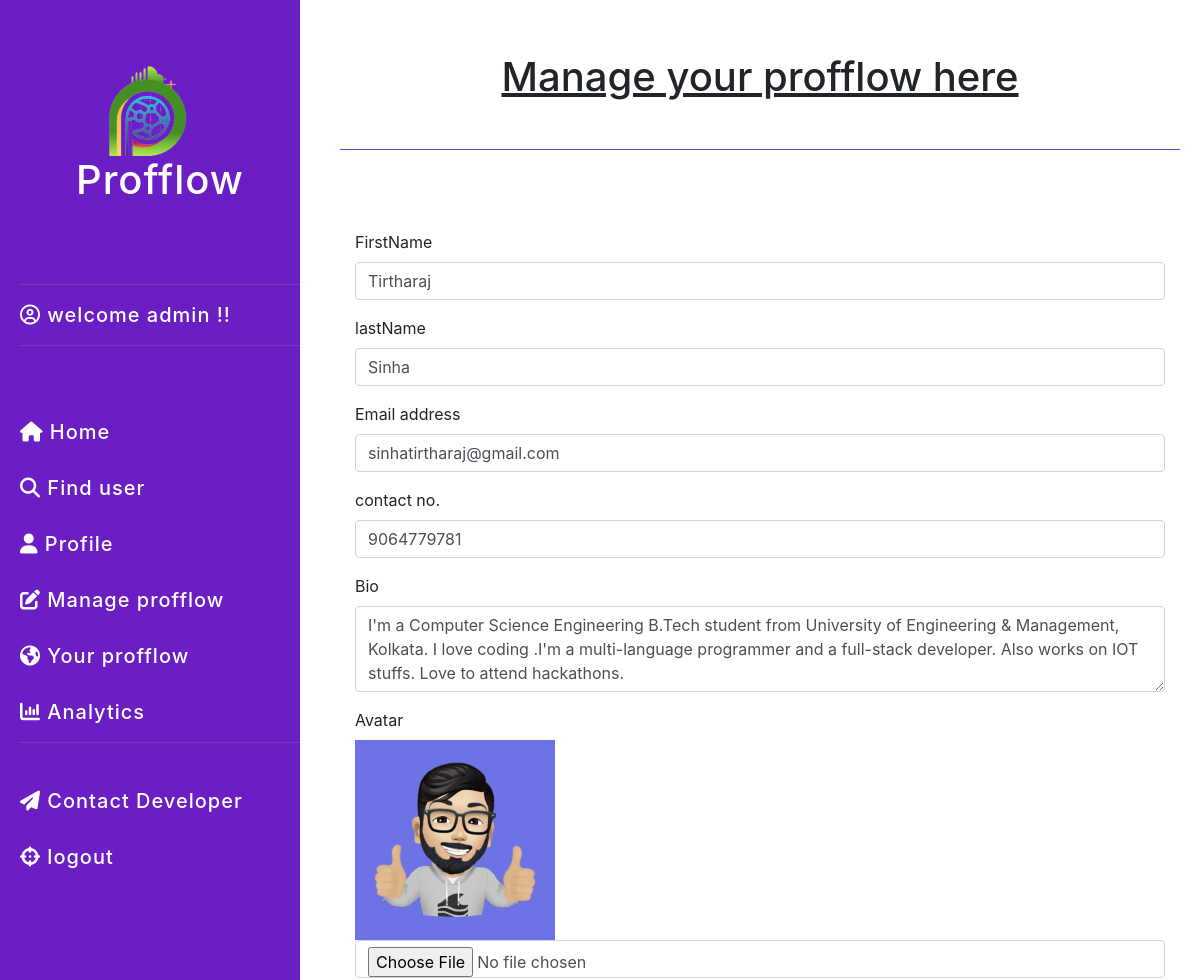
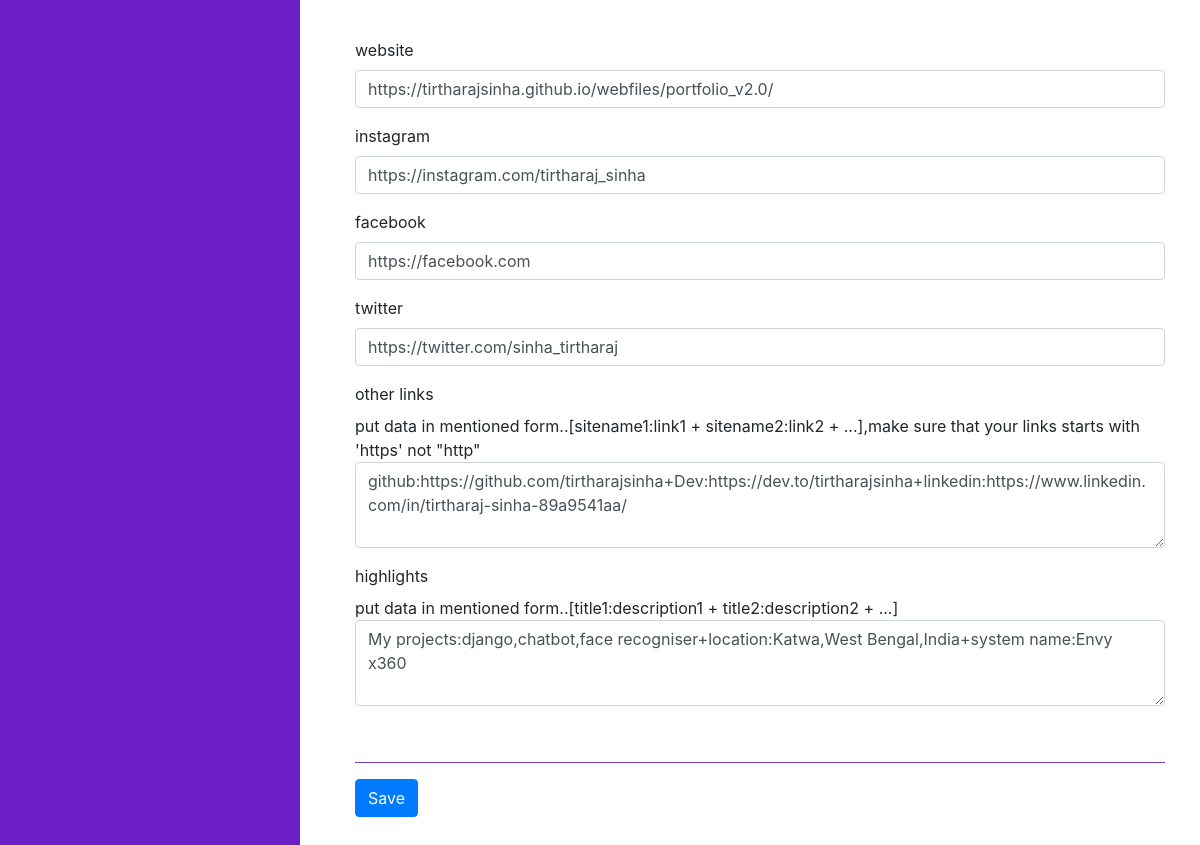
The page /user/update (signed in) on the database its author committed (2 pictures, top to bottom).
### home/models.py (models this page shows, shortened)
class userdetail(models.Model):
    username=models.CharField(max_length=112)
    firstname=models.CharField(max_length=112)
    lastname=models.CharField(max_length=112)
    email=models.CharField(max_length=112)
    phone=models.CharField(max_length=12,default="")
    bio=models.TextField()
    pic=models.ImageField(default="",upload_to="profiles")
    website=models.CharField(max_length=112,default="")
    instagram=models.CharField(max_length=112,default="https://instagram.com")
    facebook=models.CharField(max_length=112,default="https://facebook.com")
    twitter=models.CharField(max_length=112,default="https://twitter.com")
    other=models.TextField(default="")
    highlight=models.TextField(default="")
    objects = models.Manager()

### home/views.py (the view, shortened to what this page needs)
# urls.py: path("user/update",views.update,name="update"),
def update(request):
    if request.user.is_anonymous:
        return redirect("/user/login")
    data = userdetail.objects.all()
    userlist = data.values_list("username")
    myuser = str(request.user)
    userid = -1
    print(myuser, ".........", type(myuser))
    for i in range(len(userlist)):
        print(userlist[i][0], type(userlist[i][0]))
        if userlist[i][0] == myuser:
            userid = i
            break
    if userid == -1:
        return render(request, "data-uploader.html")
    dataid=data[userid].id
    print("found", userid)
    print(data[userid].id)
    print(type(data[userid].id))
    userdata = data[userid]
    return render(request, "update.html", {"data": userdata})

### template/update.html (shortened to what this page needs)
<!DOCTYPE html>
<html lang="en">
<head>
    <link rel="stylesheet" href="https://stackpath.bootstrapcdn.com/bootstrap/4.5.2/css/bootstrap.min.css"
>
    <link rel="stylesheet" href="https://cdnjs.cloudflare.com/ajax/libs/font-awesome/4.7.0/css/font-awesome.min.css">
</head>
<body>
    <div class="divider">
        <div class="sidenav">
            <br><br>
            <h1 class="text-center hider"><img src="/static/profflow logo.png" alt="" height="100px"><br>Profflow</h1><br><br>
            <hr>
            <i class="far fa-user-circle" title="{{ user.get_username }}"> </i>
            <p class="user"> welcome {{ user.get_username }} !!</p>
            <hr><br><br>
            <a href="/"><i class="fa fa-home"></i>
                <p class="hider"> Home</p><a><br><br>
                    <a href="/user/search"><i class="fa fa-search"></i>
                        <p class="hider"> Find user</p>
                    </a><br><br>
                    <a href="/user/"><i class="fa fa-user"></i>
                        <p class="hider"> Profile</p>
                    </a><br><br>
                    <a href="/user/update"><i class="fas fa-edit"></i>
                        <p class="hider"> Manage profflow</p>
                    </a><br><br>
                    <a href="/{{ user.get_username }}"><i class="fa fa-globe"> </i>
                        <p class="hider">Your profflow</p>
                    </a><br><br>
                    <a href="/user/analytics"><i class="fa fa-bar-chart-o"> </i>
                        <p class="hider">Analytics</p>
                    </a><br>
                    <hr><br>
                    <a href="https://tirtharajsinha.github.io/webfiles/portfolio_v2.0/"><i class="fa fa-paper-plane"> </i>
                        <p> Contact Developer</p>
                    </a><br><br>
                    <a href="/user/logout"><i class="fa fa-crosshairs"></i>
                        <p> logout</p>
                    </a>
        </div>
        <div class="formside">
            <div class="container-fluid my-0 px-0 mb-3 mt-5">
                <h1 class="text-center"><u>Manage your profflow here </u></h1><br>
                <hr><br>
            </div><br>
            <div class="container pd-4 mb-5">
                <form method="POST" action="update" enctype="multipart/form-data">
                    <div class="form-group">
                        <label for="firstname">FirstName</label>
                        <input type="text" class="form-control" id="firstname" name="firstname"
                            value="{{data.firstname}}" placeholder="Enter your firstname" required>
                    </div>
                    <div class="form-group">
                        <label for="Lastname">lastName</label>
                        <input type="text" class="form-control" id="lastname" name="lastname" value="{{data.lastname}}"
                            placeholder="Enter your lastname" required>
                    </div>
                    <div class="form-group">
                        <label for="email">Email address</label>
                        <input type="email" class="form-control" id="email" name="email" value="{{data.email}}"
                            placeholder="Enter your email" required>
                    </div>
                    <div class="form-group">
                        <label for="phone">contact no.</label>
                        <input type="phone" class="form-control" id="phone" name="phone" value="{{data.phone}}"
                            placeholder="enter your your phone no.">
                    </div>
                    <div class="form-group">
                        <label for="bio">Bio</label>
                        <textarea class="form-control" id="bio" name="bio" rows="3" required>{{data.bio}}</textarea>
                    </div>
                    <div class="form-group">
                        <label for="image">Avatar</label><br>
                        <img src="{{data.pic.url}}" alt="Avatar" height="200px"><br>
                        <input type="file" id="image" name="image" class="form-control"><br>
                    </div>
                    <div class="form-group">
                        <label for="website">website</label>
                        <input type="text" class="form-control" id="website" value="{{data.website}}" name="website"
                            placeholder="enter your website link">
                    </div>
                    <div class="form-group">
                        <label for="instagram">instagram</label>
                        <input type="text" class="form-control" id="instagram" name="instagram"
                            value="{{data.instagram}}" placeholder="enter your profile link">
                    </div>
                    <div class="form-group">
                        <label for="facebook">facebook</label>
                        <input type="text" class="form-control" id="facebook" name="facebook" value="{{data.facebook}}"
                            placeholder="enter your profile link">
                    </div>
                    <div class="form-group">
                        <label for="twitter">twitter</label>
                        <input type="text" class="form-control" id="twitter" name="twitter" value="{{data.twitter}}"
                            placeholder="enter your profile link">
                    </div>
                    <div class="form-group">
                        <label for="other">other links</label><br>
                        put data in mentioned form..[sitename1:link1 + sitename2:link2 + ...],make sure that your links
                        starts with
                        'https' not "http"
                        <textarea class="form-control" id="other" name="other" rows="3"
                            required>{{data.other}}</textarea>
                    </div>
                    <div class="form-group">
                        <label for="highlight">highlights</label><br>
                        put data in mentioned form..[title1:description1 + title2:description2 + ...]
                        <textarea class="form-control" id="highlight" name="highlight" rows="3"
                            required>{{data.highlight}}</textarea>
                    </div><br>
                    <hr>
                    <button class="btn btn-primary" type="submit">Save</button><br>
                </form>
            </div>
        </div>
    </div>
</body>
</html>

### template/update.html (style rules this page uses)
.divider { margin: 0px; padding: 0px; }
hr { background-color: #8343cc; }
.sidenav a { text-decoration: none; color: white; }
.sidenav p { display: inline; }
.sidenav { width: 25%; position: fixed; height: 100%; background-color: #6c1ec5; left: 0; z-index: 2; padding-left: 20px; font-size: 20px; color: white; font-weight: 500; letter-spacing: 1px; line-height: 1.4; }
.formside { width: 75%; padding: 5px; padding-left: 40px; padding-right: 20px; position: absolute; right: 0; }

### rows shown on the page
userdetail: firstname "Tirtharaj", lastname "Sinha", email "sinhatirtharaj@gmail.com", phone "9064779781", bio "I'm a Computer Science Engineering B.Tech student from University of Engineering & Management, Kolkata. I love coding .I'm a multi-language programmer and a full-stack developer. Also works on IOT stuffs. Love to attend hackathons.", pic (picture), website "https://tirtharajsinha.github.io/webfiles/portfolio_v2.0/", instagram "https://instagram.com/tirtharaj_sinha", facebook "https://facebook.com", twitter "https://twitter.com/sinha_tirtharaj", other "github:https://github.com/tirtharajsinha+Dev:https://dev.to/tirtharajsinha+linkedin:https://www.linkedin.com/in/tirtharaj-sinha-89a9541aa/", highlight "My projects:django,chatbot,face recogniser+location:Katwa,West Bengal,India+system name:Envy x360"

### other values the page prints
{{ user.get_username }} "admin"
